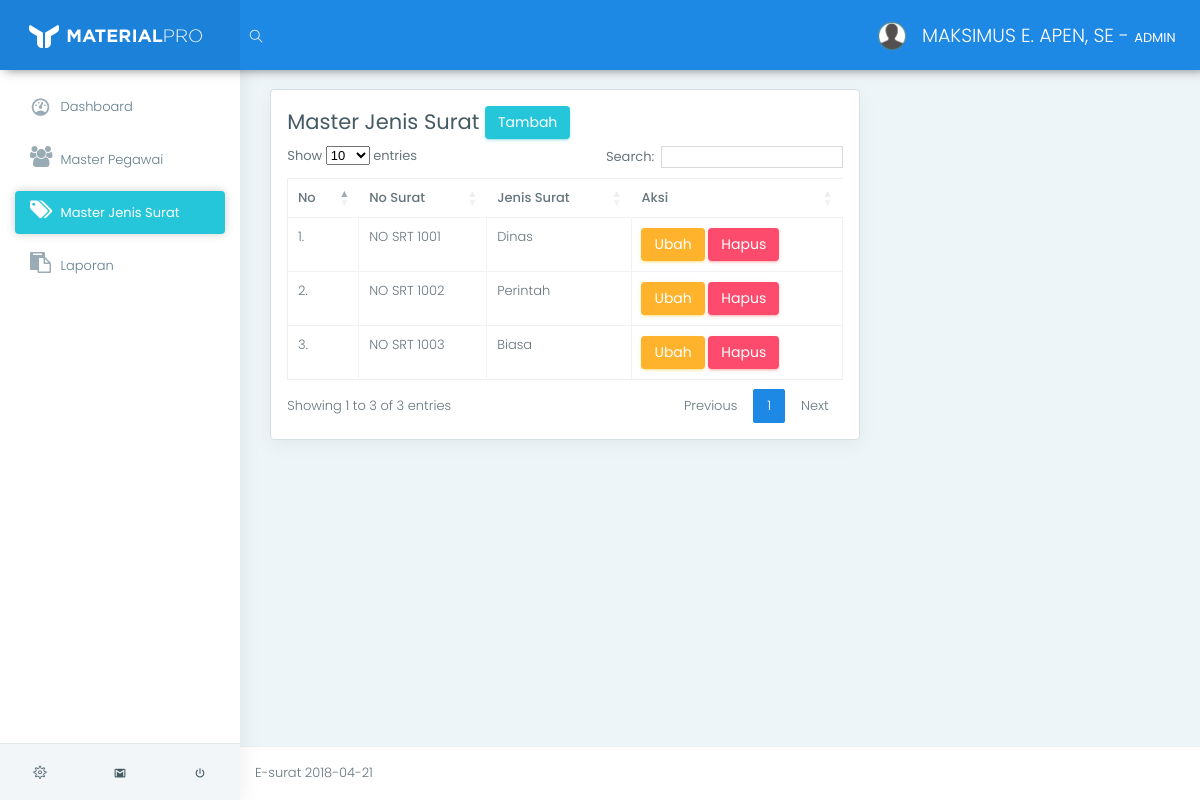
The page /app/index.php?page=view_jenis_surat (signed in) on the database its author committed.
### tables this page shows
CREATE TABLE `tb_pegawai` (
  `id_pegawai` varchar(11) NOT NULL,
  `nip` varchar(20) NOT NULL,
  `nama` varchar(100) NOT NULL,
  `id_jabatan` int(11) NOT NULL
);

CREATE TABLE `tb_jenis_surat` (
  `id_jenis_surat` int(11) NOT NULL,
  `no_surat` varchar(20) NOT NULL,
  `jenis_surat` varchar(50) NOT NULL
);

### app/helper/koneksi.php (called while the page is built, shortened)
<?php
class Koneksi {
	private $koneksi;
	function __construct(){
		$this->koneksi = new mysqli("localhost","root","","db_e_surat");
	}
	public function setQuery($sql){
		return $this->koneksi->query($sql);
	}
}
 ?>

### app/helper/auth.php (called while the page is built, shortened)
<?php
include 'crud.php';
class Auth {
	public function isKepalaBadan(){
		return ($_SESSION['sess_user']['sess_status'] == "KEPALA BADAN");
	}
	public function isAdmin(){
		return ($_SESSION['sess_user']['sess_status'] == "ADMIN");
	}
	public function getUser($id_pegawai){
		$sql    = "SELECT * FROM tb_pegawai WHERE id_pegawai = '$id_pegawai'";
		$crud   = new Crud();
		$result = $crud->view($sql);
		return $result[0]['nama'];
	}
}
 ?>

### app/helper/crud.php (called while the page is built, shortened)
<?php
include_once 'koneksi.php';
class Crud {
	function __construct(){
		$this->koneksi = new Koneksi();
	}
	public function view($sql){
		$result = $this->koneksi->setQuery($sql);
		$data = [];
        while ($row = $result->fetch_assoc()) {
            $data[] = $row;
        }
        return $data;
	}
}
 ?>

### app/m_jenis_surat/view.php (the view)
<div class="row">
    <div class="col-lg-8">
        <div class="card">
            <div class="card-block">
                <h3>
                    Master Jenis Surat
                    <a href="index.php?page=add_jenis_surat" class="btn btn-success">Tambah</a>
                </h3>
                <table class="table table-stripped table-bordered" id="data_table">
                    <thead>
                        <tr>
                            <th>No</th>
                            <th>No Surat</th>
                            <th>Jenis Surat</th>
                            <th>Aksi</th>
                        </tr>
                    </thead>
                    <tbody>
                        <?php
                            $crud   = new Crud();
                            $result = $crud->view("SELECT * FROM tb_jenis_surat");
                            $no = 1;
                            foreach ($result as $value):
                        ?>
                        <tr>
                            <td><?= $no++."." ?></td>
                            <td><?= $value['no_surat'] ?></td>
                            <td><?= $value['jenis_surat'] ?></td>
                            <td>
                                <a href="index.php?page=edit_jenis_surat&id_jenis_surat=<?= $value['id_jenis_surat'] ?>" class="btn btn-warning">Ubah</a>
                                <a href="index.php?page=delete_jenis_surat&id_jenis_surat=<?= $value['id_jenis_surat'] ?>" onClick="return confirm('Data Akan Dihapus !')" class="btn btn-danger">Hapus</a>
                            </td>
                        </tr>
                        <?php endforeach ?>
                    </tbody>
                </table>
            </div>
        </div>
    </div>
</div>

### app/index.php (shortened to what this page needs)
<?php
include "helper/auth.php";
$auth = new Auth();
?>
<!DOCTYPE html>
<html lang="en">
<head>
	<link href="../assets/css/box.css" rel="stylesheet">
	<link href="../assets/plugins/bootstrap/css/bootstrap.min.css" rel="stylesheet">
	<link href="../assets/plugins/chartist-js/dist/chartist.min.css" rel="stylesheet">
	<link href="../assets/plugins/chartist-js/dist/chartist-init.css" rel="stylesheet">
	<link href="../assets/plugins/chartist-plugin-tooltip-master/dist/chartist-plugin-tooltip.css" rel="stylesheet">
	<link href="../assets/plugins/c3-master/c3.min.css" rel="stylesheet">
	<link href="../assets/css/style.css" rel="stylesheet">
	<link href="../assets/css/colors/blue.css" id="theme" rel="stylesheet">
	<link rel="stylesheet" href="https://cdn.datatables.net/1.10.16/css/dataTables.bootstrap4.min.css">
</head>
<body class="fix-header fix-sidebar card-no-border">
	<div id="main-wrapper">
		<header class="topbar">
			<nav class="navbar top-navbar navbar-toggleable-sm navbar-light">
				<div class="navbar-header">
					<a class="navbar-brand" href="index.html">
						<b>
							<img src="../assets/images/logo-light-icon.png" alt="homepage" class="light-logo" />
						</b>
						<span>
						 <img src="../assets/images/logo-light-text.png" class="light-logo" alt="homepage" /></span> </a>
				</div>
				<div class="navbar-collapse">
					<ul class="navbar-nav mr-auto mt-md-0">
						<li class="nav-item hidden-sm-down search-box"> <a class="nav-link hidden-sm-down text-muted waves-effect waves-dark" href="javascript:void(0)"><i class="ti-search"></i></a>
						</li>
					</ul>
					<ul class="navbar-nav my-lg-0">
						<li class="nav-item dropdown">
							<a class="nav-link dropdown-toggle text-muted waves-effect waves-dark" href="" data-toggle="dropdown" aria-haspopup="true" aria-expanded="false"><img src="../assets/images/user.png" alt="user" class="profile-pic m-r-10" />
								<?= $auth->getUser($_SESSION['sess_user']['sess_id_pegawai'])." - <b>".$_SESSION['sess_user']['sess_status']."</b>" ?>
							</a>
						</li>
					</ul>
				</div>
			</nav>
		</header>
		<aside class="left-sidebar">
			<div class="scroll-sidebar">
				<nav class="sidebar-nav">
					<ul id="sidebarnav">
					<li>
						<a class="waves-effect waves-dark" href="index.php?page=view_dashbord" aria-expanded="false"><i class="mdi mdi-gauge"></i><span class="hide-menu"> Dashboard</span></a>
					</li>
					<?php if($auth->isKepalaBadan()): ?>
					<?php elseif($auth->isAdmin()): ?>
						<li>
							<a class="waves-effect waves-dark" href="index.php?page=view_pegawai" aria-expanded="false"><i class="fa fa-users"></i><span class="hide-menu"> Master Pegawai</span></a>
						</li>
						<li>
							<a class="waves-effect waves-dark" href="index.php?page=view_jenis_surat" aria-expanded="false"><i class="fa fa-tags"></i><span class="hide-menu"> Master Jenis Surat</span></a>
						</li>
					<?php elseif($auth->isDinas()): ?>
					<?php endif ?>
					<li>
						<a class="waves-effect waves-dark" href="index.php?page=#" aria-expanded="false"><i class="fa fa-clipboard"></i><span class="hide-menu"> Laporan</span></a>
					</li>
					</ul>
				</nav>
			</div>
			<div class="sidebar-footer">
				<a href="" class="link" data-toggle="tooltip" title="Settings"><i class="ti-settings"></i></a>
				<a href="" class="link" data-toggle="tooltip" title="Email"><i class="mdi mdi-gmail"></i></a>
				<a href="../logout.php" class="link" data-toggle="tooltip" title="Logout"><i class="mdi mdi-power"></i></a> </div>
		</aside>
		<div class="page-wrapper">
			<div class="container-fluid"><br>
				<?php
				$page = isset( $_GET['page'])?$_GET['page']:"";
				if($page){
					if($page == "view_dashbord"){
						include "dashbord/view.php";
					}else if($page == "view_pegawai"){
						include "m_pegawai/view.php";
					}else if($page == "add_pegawai"){
						include "m_pegawai/add_form.php";
					}else if($page == "edit"){
						include "m_pegawai/edit_form.php";
					}else if($page == "delete"){
						include "m_pegawai/delete.php";
					}
					else if($page == "view_jenis_surat"){
						include "m_jenis_surat/view.php";
					}else if($page == "add_jenis_surat"){
						include "m_jenis_surat/add_form.php";
					}else if($page == "edit_jenis_surat"){
						include "m_jenis_surat/edit_form.php";
					}else if($page == "delete_jenis_surat"){
						include "m_jenis_surat/delete.php";
					}
				}else{
					include "dashbord/view.php";
				}
				?>
			</div>
			<footer class="footer"> E-surat <?= date("Y-m-d") ?> </footer>
		</div>
	</div>
</body>
</html>

### assets/css/colors/blue.css (style rules this page uses)
.topbar { background: #1e88e5; }
.topbar .navbar-header { background: rgba(0, 0, 0, 0.05); }
.topbar .top-navbar .navbar-header .navbar-brand .light-logo { display: inline-block; color: rgba(255, 255, 255, 0.8); }
.topbar .navbar-light .navbar-nav .nav-item > a.nav-link { color: #ffffff !important; }
.sidebar-nav { background: #fff; }
.sidebar-nav ul li a { color: #607d8b; }
.sidebar-nav ul li a.active, .sidebar-nav ul li a:hover { color: #26c6da; }
.sidebar-nav ul li a.active { color: #263238; }
.sidebar-nav > ul > li.active > a, .sidebar-nav > ul > li.active:hover > a { color: #ffffff; background: #26c6da; }
.sidebar-nav > ul > li.active > a i, .sidebar-nav > ul > li.active:hover > a i { color: #ffffff; }
.sidebar-nav > ul > li.active > a:after, .sidebar-nav > ul > li.active:hover > a:after { border-color: #ffffff; }
.sidebar-nav > ul > li > a.active i, .sidebar-nav > ul > li > a:hover i { color: #26c6da; }
.sidebar-nav > ul > li > a i { color: #99abb4; }
.sidebar-nav > ul > li > a.active { font-weight: 400; background: #ffffff; color: #1e88e5; }
.card-no-border .sidebar-nav > ul > li > a.active { color: #ffffff; background: #26c6da; }
.card-no-border .sidebar-nav > ul > li > a.active i { color: #ffffff; }
.card-no-border .sidebar-nav > ul > li > a.active:after { border-color: #ffffff; }

### app/index.php (style rules this page uses)
* { font-size: 13px; line-height: 1.428; }

### rows shown on the page
tb_pegawai: nama "MAKSIMUS E. APEN, SE"
tb_jenis_surat: no_surat "NO SRT 1001", jenis_surat "Dinas"
tb_jenis_surat: no_surat "NO SRT 1002", jenis_surat "Perintah"
tb_jenis_surat: no_surat "NO SRT 1003", jenis_surat "Biasa"

### other values the page prints
$_SESSION['sess_user']['sess_status'] "ADMIN"
